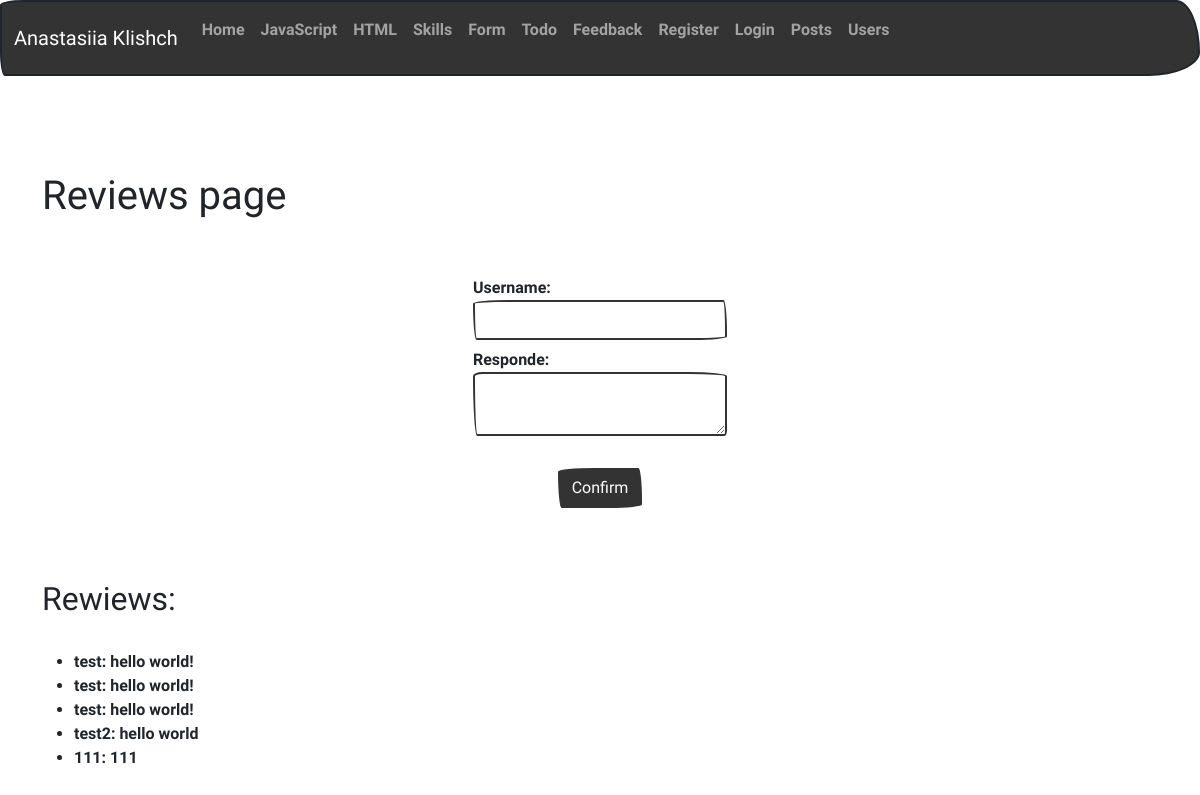
The app's page /reviews with its own data.
### app/control/models.py (models this page shows)
class Feedback(db.Model):
    id = db.Column(db.Integer, primary_key=True)
    name = db.Column(db.String(20), nullable=False)
    content = db.Column(db.Text, nullable=False)

### app/control/views.py (the view, shortened to what this page needs)
@control.route('/reviews', methods=["GET", "POST"])
def reviews():
    reviews = FeedbackForm()
    feedback_entries = Feedback.query.all()
    return render_template('reviews.html', reviews=reviews, feedback_entries=feedback_entries)

### app/control/forms.py
class FeedbackForm(FlaskForm):
    name = StringField("Username:",
                           validators=[DataRequired("Це поле обовʼязкове")],
                           render_kw={"class": "form-control"})
    content = TextAreaField("Responde:",
                           validators=[DataRequired("Це поле обовʼязкове")],
                           render_kw={"class": "form-control"})
    submit_feedback = SubmitField("Confirm",
                         render_kw={"class": "btn btn-primary"})

### app/control/templates/control/reviews.html (shortened to what this page needs)
{% from 'render_field.html' import render_field %}
{% extends "base.html" %}
{% block content %}
<h1>Reviews page</h1>
<br>
<div class="d-flex justify-content-center align-items-center">
    <div class="mt-4">
        <form action={{url_for("control.reviews")}}  method="POST" novalidate>
            {{ render_field(reviews.name)}}
            {{ render_field(reviews.content)}}
            <br>
            <div class="button-container">
                {{reviews.submit_feedback()}}
            </div>
        </form>
    </div>
</div>
<br>
<br>
<br>
<h2>Rewiews:</h2>
<br>
<ul>
    {% for entry in feedback_entries %}
        <li>{{ entry.name }}: {{ entry.content }}</li>
    {% endfor %}
</ul>
{% endblock %}

### app/static/css/mystyle.css (style rules this page uses)
body { justify-content: center; align-items: center; height: 100vh; margin: 0; }
input { text-align: center; }
.button-container { text-align: center; }

### records on screen
Feedback: name "test", content "hello world!"
Feedback: name "test", content "hello world!"
Feedback: name "test", content "hello world!"
Feedback: name "test2", content "hello world"
Feedback: name "111", content "111"

### other values on screen
{{ name }} "Home" "JavaScript" "HTML" "Skills" "Form" "Todo" "Feedback" "Register" "Login" "Posts" "Users"
{{ field.label }} "Username: Responde:"
